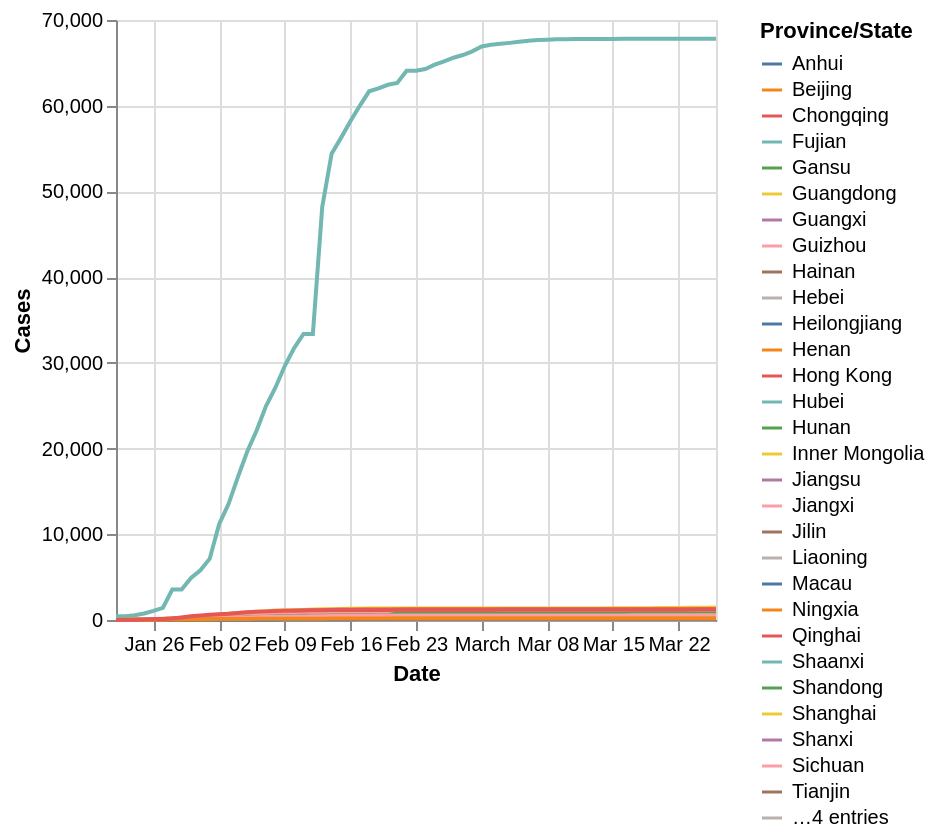

Write notebook code for a chart like this one.
### Code cell
alt.Chart(china_data).mark_line().encode(
    x = 'Date',
    y = 'Cases',
    color='Province/State',
    tooltip='Province/State'
)

### Figure 1 — Vega-Lite specification as saved in the notebook (floating-point values rounded to 4 significant figures; data arrays with more than 128 entries replaced by an {"elided": "..."} marker saying what was removed)
{"config": {"view": {"continuousWidth": 300, "continuousHeight": 300}}, "data": {"name": "data-4060758509af3f67821252d1c16e9c44"}, "mark": {"type": "line"}, "encoding": {"color": {"field": "Province/State", "type": "nominal"}, "tooltip": {"field": "Province/State", "type": "nominal"}, "x": {"field": "Date", "type": "temporal"}, "y": {"field": "Cases", "type": "quantitative"}}, "$schema": "https://vega.github.io/schema/vega-lite/v5.20.1.json", "datasets": {"data-4060758509af3f67821252d1c16e9c44": {"elided": "2145 records"}}}
